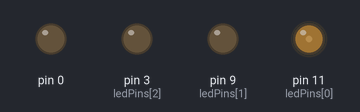
Recording of a sketch running on a simulated Arduino Uno, built with avr-gcc and run on an emulated ATmega328P. Parts: output pins drawn as LEDs (lit = HIGH). At 9.0 s the program stops and its outputs stay as they are.

Above: at 0.1 s.
At 1.1 s:
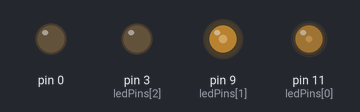
At 2.1 s:
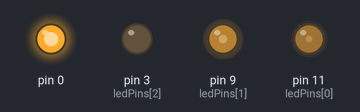
Timing chart, 0 to 3.6 s (numbered marks = the images above):
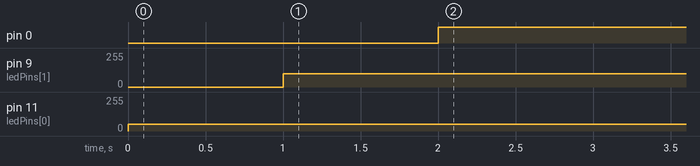

Measured:
- by itself, pin 0: LOW → HIGH at 2.0 s
- by itself, pin 9 (ledPins[1]): 0/255 → 100/255 at 1.0 s
- by itself, pin 11 (ledPins[0]): 0/255 → 50/255 at 0.00 s

The sketch:

sketch_mar12a.ino
```cpp
int ledPins[3] = {11, 9, 3};
int ledCycles[3] = {50, 100, 210};
void setup() {
  // put your setup code here, to run once:
   pinMode(11,OUTPUT);
   pinMode(9,OUTPUT);
   pinMode(3,OUTPUT);
}

void loop() {
  // put your main code here, to run repeatedly:
  while(1){
      analogWrite(ledPins[0],ledCycles[0]);
      delay(1000);
      analogWrite(ledPins[1],ledCycles[1]);
      delay(1000);
      analogWrite(ledPins[3],ledCycles[2]);
      delay(1000);

  }
  delay(2000);
}
```
